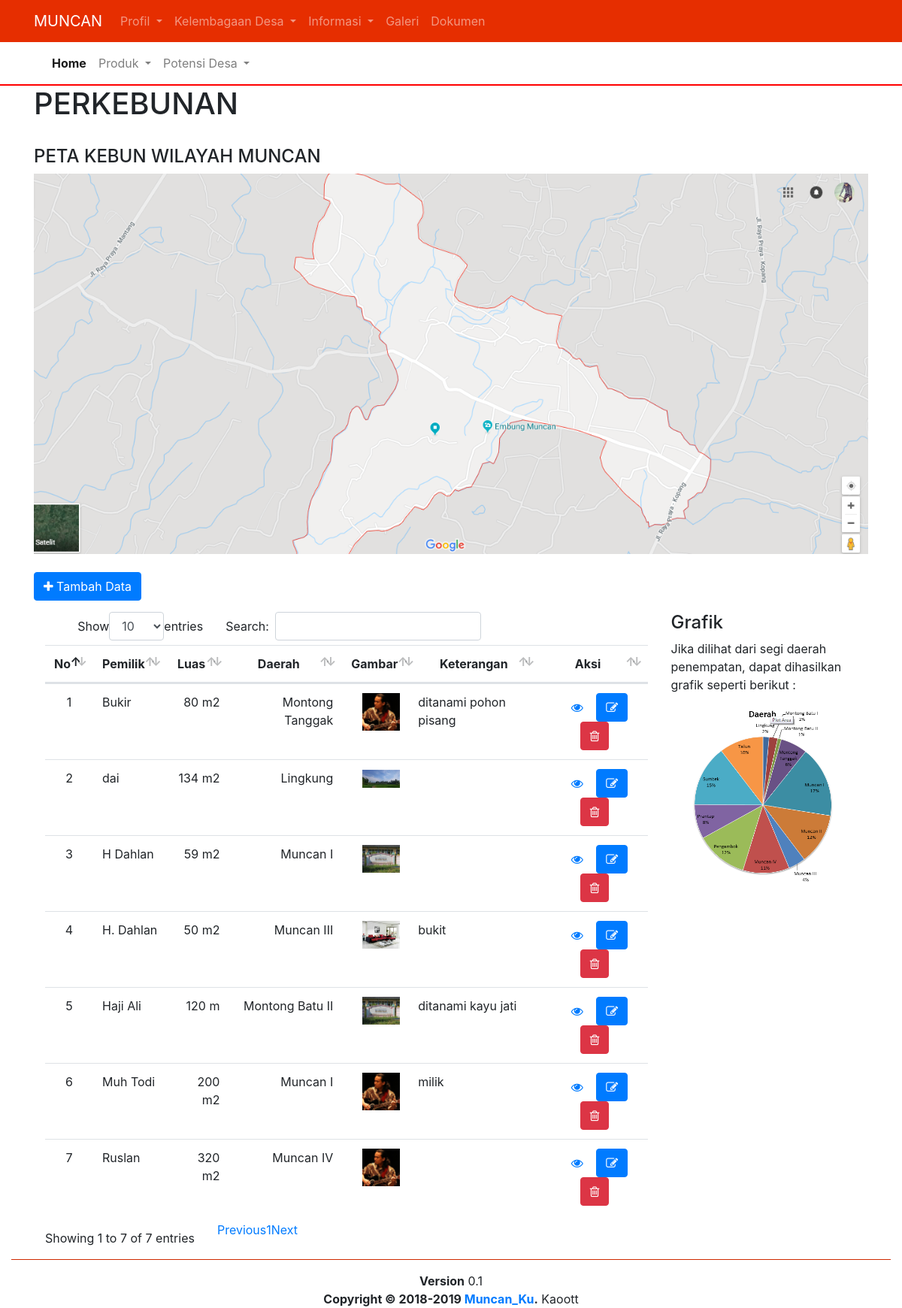
The page /muncan2/index.php/perkebunan on the database its author committed.
### tables this page shows
CREATE TABLE `tb_perkebunan` (
  `id_perkebunan` int(5) NOT NULL,
  `pemilik` varchar(30) NOT NULL,
  `daerah` varchar(20) NOT NULL,
  `luas` varchar(10) NOT NULL,
  `gambar` varchar(50) NOT NULL,
  `keterangan` text NOT NULL
);

### muncan2/application/controllers/Perkebunan.php (called while the page is built, shortened)
<?php
class Perkebunan extends CI_Controller {
    public function index()
    {
        $perkebunan = $this->Perkebunan_model->get_all();
        $data = array(
            'judul' => "Perkebunan",
            'page' =>  "potensi/perkebunan",
            'perkebunan_data' => $perkebunan
        );
        $this->load->view('halaman',$data);
    }
}

### muncan2/index.php (called while the page is built, shortened)
<?php
require_once BASEPATH.'core/CodeIgniter.php';

### muncan2/application/models/Perkebunan_model.php (called while the page is built, shortened)
<?php if (!defined('BASEPATH')) exit('No direct script access allowed');
class Perkebunan_model extends CI_Model
{
    public $table = 'tb_perkebunan';
    function get_all()
    {
        $this->db->order_by('pemilik ASC');
        return $this->db->get($this->table)->result();
    }
}

### muncan2/application/views/potensi/perkebunan.php (the view)
<section>
	<div class="container">
	<h1>PERKEBUNAN</h1>
	      <br>
		<div>
            <h4>PETA KEBUN WILAYAH MUNCAN</h4>
            <img width="100%" src="<?php echo base_url('assets');?>/img/muncan.jpg">
        </div><br>
		<div class="row perataan">
            <div class="col-7" style="padding-bottom: 15px;">
                <a href='<?=site_url('perkebunan/create')?>' class='zooma btn btn-primary'><i class='fa fa-plus'></i> Tambah Data</a>
            </div>
        </div>
		<div class="perataan">
			<div class="col-9" >
                <table class="table table-hover" id="dataTablea">
                    <thead align="center">
                        <tr>
                            <th>No</th>
                            <th>Pemilik</th>
                            <th>Luas</th>
                            <th>Daerah</th>
                            <th>Gambar</th>
                            <th>Keterangan</th>
                            <th>Aksi</th>
                        </tr>
                    </thead>
                    <tbody align="center">
                        <?php $start = 0; foreach ($perkebunan_data as $perkebunan) { ?>
                        <tr>
                            <td><?php echo ++$start ?></td>
                            <td align="left"><?php echo $perkebunan->pemilik ?></td>
                            <td align="right"><?php echo $perkebunan->luas ?></td>
                            <td align="right"><?php echo $perkebunan->daerah ?></td>
                            <td><img src="<?php echo base_url().'upload/perkebunan/'.$perkebunan->gambar ?>" width="50px" ></td>
                            <td align="left" class="row"><?php echo $perkebunan->keterangan ?></td>
                            <td>
                                <a href='<?=site_url('perkebunan/read/'.$perkebunan->id_perkebunan)?>' class='zooma btn btn-xs btn-default'><i class='fa fa-eye'></i></a>
                                <a href='<?=site_url('perkebunan/update/'.$perkebunan->id_perkebunan)?>' class='zooma btn btn-xs btn-primary'><i class='fa fa-pencil-square-o'></i></a>
                                <a href='<?=site_url('perkebunan/delete/'.$perkebunan->id_perkebunan)?>' class='zooma btn btn-xs btn-danger' onclick="javasciprt: return confirm('Are You Sure ?');"><i class='fa fa-trash-o'></i></a>
                            </td>
                        </tr>
                        <?php } ?>
                    </tbody>
                    </table>
            </div>
            <div class="col-3">
            	<h4>Grafik</h4>
            	<p>Jika dilihat dari segi daerah penempatan, dapat dihasilkan grafik seperti berikut :</p>
                <img src="<?php echo base_url('assets');?>/img/garifk.PNG" class="zoom" width="100%">
            </div>
        </div>
	</div>
</section>

### muncan2/assets/css/latihan.css (style rules this page uses)
.perataan { display: flex; }
.zoom { transition: transform .2s; width: 100%; margin: 0 auto; }
.zooma { transition: transform .2s; margin: 0 auto; }

### rows shown on the page
tb_perkebunan: pemilik "Bukir", luas "80 m2", daerah "Montong Tanggak", gambar (picture), keterangan "ditanami pohon pisang"
tb_perkebunan: pemilik "dai", luas "134 m2", daerah "Lingkung", gambar (picture)
tb_perkebunan: pemilik "H Dahlan", luas "59 m2", daerah "Muncan I", gambar (picture)
tb_perkebunan: pemilik "H. Dahlan", luas "50 m2", daerah "Muncan III", gambar (picture), keterangan "bukit"
tb_perkebunan: pemilik "Haji Ali", luas "120 m", daerah "Montong Batu II", gambar (picture), keterangan "ditanami kayu jati"
tb_perkebunan: pemilik "Muh Todi", luas "200 m2", daerah "Muncan I", gambar (picture), keterangan "milik"
tb_perkebunan: pemilik "Ruslan", luas "320 m2", daerah "Muncan IV", gambar (picture)

### other values the page prints
DATE('Y') "2019"
